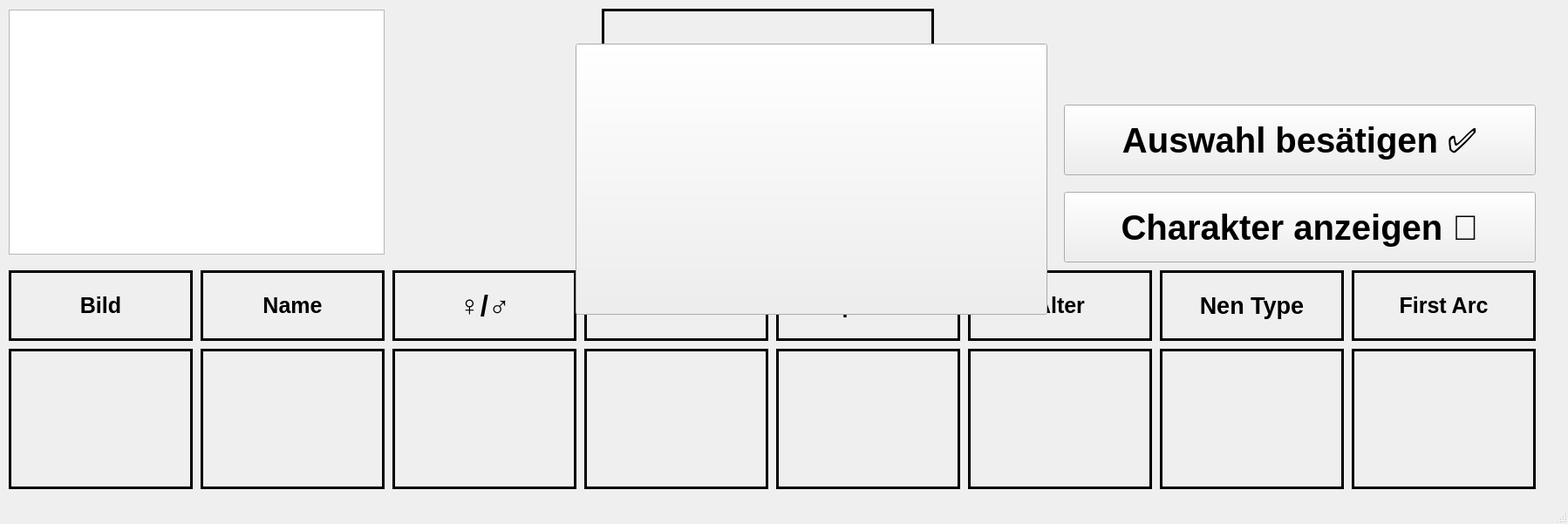
<?xml version="1.0" encoding="UTF-8"?>
<ui version="4.0">
 <class>MainWindow</class>
 <widget class="QMainWindow" name="MainWindow">
  <property name="geometry">
   <rect>
    <x>0</x>
    <y>0</y>
    <width>1798</width>
    <height>601</height>
   </rect>
  </property>
  <property name="windowTitle">
   <string>MainWindow</string>
  </property>
  <widget class="QWidget" name="centralwidget">
   <widget class="QPushButton" name="pushButton">
    <property name="geometry">
     <rect>
      <x>1220</x>
      <y>220</y>
      <width>541</width>
      <height>81</height>
     </rect>
    </property>
    <property name="font">
     <font>
      <pointsize>30</pointsize>
      <bold>true</bold>
     </font>
    </property>
    <property name="text">
     <string>Charakter anzeigen 👀</string>
    </property>
   </widget>
   <widget class="QPushButton" name="selectAnswerButton">
    <property name="geometry">
     <rect>
      <x>1220</x>
      <y>120</y>
      <width>541</width>
      <height>81</height>
     </rect>
    </property>
    <property name="font">
     <font>
      <pointsize>30</pointsize>
      <bold>true</bold>
     </font>
    </property>
    <property name="text">
     <string>Auswahl besätigen ✅</string>
    </property>
   </widget>
   <widget class="QLabel" name="label_2">
    <property name="geometry">
     <rect>
      <x>450</x>
      <y>310</y>
      <width>211</width>
      <height>81</height>
     </rect>
    </property>
    <property name="font">
     <font>
      <pointsize>25</pointsize>
      <bold>true</bold>
      <stylestrategy>PreferAntialias</stylestrategy>
     </font>
    </property>
    <property name="layoutDirection">
     <enum>Qt::LayoutDirection::RightToLeft</enum>
    </property>
    <property name="frameShape">
     <enum>QFrame::Shape::Box</enum>
    </property>
    <property name="lineWidth">
     <number>3</number>
    </property>
    <property name="text">
     <string>♀/♂</string>
    </property>
    <property name="alignment">
     <set>Qt::AlignmentFlag::AlignCenter</set>
    </property>
   </widget>
   <widget class="QLabel" name="label_4">
    <property name="geometry">
     <rect>
      <x>890</x>
      <y>310</y>
      <width>211</width>
      <height>81</height>
     </rect>
    </property>
    <property name="font">
     <font>
      <pointsize>19</pointsize>
      <bold>true</bold>
     </font>
    </property>
    <property name="frameShape">
     <enum>QFrame::Shape::Box</enum>
    </property>
    <property name="lineWidth">
     <number>3</number>
    </property>
    <property name="text">
     <string>Spezies</string>
    </property>
    <property name="alignment">
     <set>Qt::AlignmentFlag::AlignCenter</set>
    </property>
   </widget>
   <widget class="QLabel" name="label_3">
    <property name="geometry">
     <rect>
      <x>670</x>
      <y>310</y>
      <width>211</width>
      <height>81</height>
     </rect>
    </property>
    <property name="font">
     <font>
      <pointsize>19</pointsize>
      <bold>true</bold>
      <stylestrategy>PreferAntialias</stylestrategy>
     </font>
    </property>
    <property name="layoutDirection">
     <enum>Qt::LayoutDirection::RightToLeft</enum>
    </property>
    <property name="frameShape">
     <enum>QFrame::Shape::Box</enum>
    </property>
    <property name="lineWidth">
     <number>3</number>
    </property>
    <property name="text">
     <string>Haarfarbe</string>
    </property>
    <property name="alignment">
     <set>Qt::AlignmentFlag::AlignCenter</set>
    </property>
    <property name="wordWrap">
     <bool>true</bool>
    </property>
   </widget>
   <widget class="QLabel" name="label_9">
    <property name="geometry">
     <rect>
      <x>230</x>
      <y>310</y>
      <width>211</width>
      <height>81</height>
     </rect>
    </property>
    <property name="font">
     <font>
      <pointsize>19</pointsize>
      <bold>true</bold>
      <stylestrategy>PreferAntialias</stylestrategy>
     </font>
    </property>
    <property name="layoutDirection">
     <enum>Qt::LayoutDirection::RightToLeft</enum>
    </property>
    <property name="frameShape">
     <enum>QFrame::Shape::Box</enum>
    </property>
    <property name="lineWidth">
     <number>3</number>
    </property>
    <property name="text">
     <string>Name</string>
    </property>
    <property name="alignment">
     <set>Qt::AlignmentFlag::AlignCenter</set>
    </property>
   </widget>
   <widget class="QLabel" name="label_5">
    <property name="geometry">
     <rect>
      <x>1550</x>
      <y>310</y>
      <width>211</width>
      <height>81</height>
     </rect>
    </property>
    <property name="font">
     <font>
      <pointsize>19</pointsize>
      <bold>true</bold>
      <stylestrategy>PreferAntialias</stylestrategy>
     </font>
    </property>
    <property name="layoutDirection">
     <enum>Qt::LayoutDirection::RightToLeft</enum>
    </property>
    <property name="frameShape">
     <enum>QFrame::Shape::Box</enum>
    </property>
    <property name="lineWidth">
     <number>3</number>
    </property>
    <property name="text">
     <string>First Arc</string>
    </property>
    <property name="alignment">
     <set>Qt::AlignmentFlag::AlignCenter</set>
    </property>
    <property name="wordWrap">
     <bool>true</bool>
    </property>
   </widget>
   <widget class="QLabel" name="label_10">
    <property name="geometry">
     <rect>
      <x>1110</x>
      <y>310</y>
      <width>211</width>
      <height>81</height>
     </rect>
    </property>
    <property name="font">
     <font>
      <pointsize>19</pointsize>
      <bold>true</bold>
      <stylestrategy>PreferAntialias</stylestrategy>
     </font>
    </property>
    <property name="layoutDirection">
     <enum>Qt::LayoutDirection::RightToLeft</enum>
    </property>
    <property name="frameShape">
     <enum>QFrame::Shape::Box</enum>
    </property>
    <property name="lineWidth">
     <number>3</number>
    </property>
    <property name="text">
     <string>Alter</string>
    </property>
    <property name="alignment">
     <set>Qt::AlignmentFlag::AlignCenter</set>
    </property>
   </widget>
   <widget class="QLabel" name="label_6">
    <property name="geometry">
     <rect>
      <x>1330</x>
      <y>310</y>
      <width>211</width>
      <height>81</height>
     </rect>
    </property>
    <property name="font">
     <font>
      <pointsize>20</pointsize>
      <bold>true</bold>
      <stylestrategy>PreferAntialias</stylestrategy>
     </font>
    </property>
    <property name="layoutDirection">
     <enum>Qt::LayoutDirection::RightToLeft</enum>
    </property>
    <property name="frameShape">
     <enum>QFrame::Shape::Box</enum>
    </property>
    <property name="lineWidth">
     <number>3</number>
    </property>
    <property name="text">
     <string>Nen Type</string>
    </property>
    <property name="alignment">
     <set>Qt::AlignmentFlag::AlignCenter</set>
    </property>
    <property name="wordWrap">
     <bool>true</bool>
    </property>
   </widget>
   <widget class="QLabel" name="label_11">
    <property name="geometry">
     <rect>
      <x>10</x>
      <y>310</y>
      <width>211</width>
      <height>81</height>
     </rect>
    </property>
    <property name="font">
     <font>
      <pointsize>19</pointsize>
      <bold>true</bold>
      <stylestrategy>PreferAntialias</stylestrategy>
     </font>
    </property>
    <property name="layoutDirection">
     <enum>Qt::LayoutDirection::RightToLeft</enum>
    </property>
    <property name="frameShape">
     <enum>QFrame::Shape::Box</enum>
    </property>
    <property name="lineWidth">
     <number>3</number>
    </property>
    <property name="text">
     <string>Bild</string>
    </property>
    <property name="alignment">
     <set>Qt::AlignmentFlag::AlignCenter</set>
    </property>
   </widget>
   <widget class="QListWidget" name="charakterList">
    <property name="geometry">
     <rect>
      <x>10</x>
      <y>11</y>
      <width>431</width>
      <height>281</height>
     </rect>
    </property>
    <property name="font">
     <font>
      <pointsize>20</pointsize>
      <bold>true</bold>
     </font>
    </property>
   </widget>
   <widget class="QLabel" name="characterImage">
    <property name="geometry">
     <rect>
      <x>10</x>
      <y>400</y>
      <width>211</width>
      <height>161</height>
     </rect>
    </property>
    <property name="font">
     <font>
      <pointsize>19</pointsize>
      <bold>true</bold>
      <stylestrategy>PreferAntialias</stylestrategy>
     </font>
    </property>
    <property name="layoutDirection">
     <enum>Qt::LayoutDirection::RightToLeft</enum>
    </property>
    <property name="frameShape">
     <enum>QFrame::Shape::Box</enum>
    </property>
    <property name="lineWidth">
     <number>3</number>
    </property>
    <property name="text">
     <string/>
    </property>
    <property name="alignment">
     <set>Qt::AlignmentFlag::AlignCenter</set>
    </property>
   </widget>
   <widget class="QLabel" name="characterName">
    <property name="geometry">
     <rect>
      <x>230</x>
      <y>400</y>
      <width>211</width>
      <height>161</height>
     </rect>
    </property>
    <property name="font">
     <font>
      <pointsize>19</pointsize>
      <bold>true</bold>
      <stylestrategy>PreferAntialias</stylestrategy>
     </font>
    </property>
    <property name="layoutDirection">
     <enum>Qt::LayoutDirection::RightToLeft</enum>
    </property>
    <property name="frameShape">
     <enum>QFrame::Shape::Box</enum>
    </property>
    <property name="lineWidth">
     <number>3</number>
    </property>
    <property name="text">
     <string/>
    </property>
    <property name="alignment">
     <set>Qt::AlignmentFlag::AlignCenter</set>
    </property>
   </widget>
   <widget class="QLabel" name="characterGender">
    <property name="geometry">
     <rect>
      <x>450</x>
      <y>400</y>
      <width>211</width>
      <height>161</height>
     </rect>
    </property>
    <property name="font">
     <font>
      <pointsize>19</pointsize>
      <bold>true</bold>
      <stylestrategy>PreferAntialias</stylestrategy>
     </font>
    </property>
    <property name="layoutDirection">
     <enum>Qt::LayoutDirection::RightToLeft</enum>
    </property>
    <property name="frameShape">
     <enum>QFrame::Shape::Box</enum>
    </property>
    <property name="lineWidth">
     <number>3</number>
    </property>
    <property name="text">
     <string/>
    </property>
    <property name="alignment">
     <set>Qt::AlignmentFlag::AlignCenter</set>
    </property>
   </widget>
   <widget class="QLabel" name="characterHairColor">
    <property name="geometry">
     <rect>
      <x>670</x>
      <y>400</y>
      <width>211</width>
      <height>161</height>
     </rect>
    </property>
    <property name="font">
     <font>
      <pointsize>19</pointsize>
      <bold>true</bold>
      <stylestrategy>PreferAntialias</stylestrategy>
     </font>
    </property>
    <property name="layoutDirection">
     <enum>Qt::LayoutDirection::RightToLeft</enum>
    </property>
    <property name="frameShape">
     <enum>QFrame::Shape::Box</enum>
    </property>
    <property name="lineWidth">
     <number>3</number>
    </property>
    <property name="text">
     <string/>
    </property>
    <property name="alignment">
     <set>Qt::AlignmentFlag::AlignCenter</set>
    </property>
   </widget>
   <widget class="QLabel" name="characterAge">
    <property name="geometry">
     <rect>
      <x>1110</x>
      <y>400</y>
      <width>211</width>
      <height>161</height>
     </rect>
    </property>
    <property name="font">
     <font>
      <pointsize>19</pointsize>
      <bold>true</bold>
      <stylestrategy>PreferAntialias</stylestrategy>
     </font>
    </property>
    <property name="layoutDirection">
     <enum>Qt::LayoutDirection::RightToLeft</enum>
    </property>
    <property name="frameShape">
     <enum>QFrame::Shape::Box</enum>
    </property>
    <property name="lineWidth">
     <number>3</number>
    </property>
    <property name="text">
     <string/>
    </property>
    <property name="alignment">
     <set>Qt::AlignmentFlag::AlignCenter</set>
    </property>
   </widget>
   <widget class="QLabel" name="characterNenType">
    <property name="geometry">
     <rect>
      <x>1330</x>
      <y>400</y>
      <width>211</width>
      <height>161</height>
     </rect>
    </property>
    <property name="font">
     <font>
      <pointsize>19</pointsize>
      <bold>true</bold>
      <stylestrategy>PreferAntialias</stylestrategy>
     </font>
    </property>
    <property name="layoutDirection">
     <enum>Qt::LayoutDirection::RightToLeft</enum>
    </property>
    <property name="frameShape">
     <enum>QFrame::Shape::Box</enum>
    </property>
    <property name="lineWidth">
     <number>3</number>
    </property>
    <property name="text">
     <string/>
    </property>
    <property name="alignment">
     <set>Qt::AlignmentFlag::AlignCenter</set>
    </property>
   </widget>
   <widget class="QLabel" name="characterSpecies">
    <property name="geometry">
     <rect>
      <x>890</x>
      <y>400</y>
      <width>211</width>
      <height>161</height>
     </rect>
    </property>
    <property name="font">
     <font>
      <pointsize>19</pointsize>
      <bold>true</bold>
      <stylestrategy>PreferAntialias</stylestrategy>
     </font>
    </property>
    <property name="layoutDirection">
     <enum>Qt::LayoutDirection::RightToLeft</enum>
    </property>
    <property name="frameShape">
     <enum>QFrame::Shape::Box</enum>
    </property>
    <property name="lineWidth">
     <number>3</number>
    </property>
    <property name="text">
     <string/>
    </property>
    <property name="alignment">
     <set>Qt::AlignmentFlag::AlignCenter</set>
    </property>
   </widget>
   <widget class="QLabel" name="characterFirstArc">
    <property name="geometry">
     <rect>
      <x>1550</x>
      <y>400</y>
      <width>211</width>
      <height>161</height>
     </rect>
    </property>
    <property name="font">
     <font>
      <pointsize>19</pointsize>
      <bold>true</bold>
      <stylestrategy>PreferAntialias</stylestrategy>
     </font>
    </property>
    <property name="layoutDirection">
     <enum>Qt::LayoutDirection::RightToLeft</enum>
    </property>
    <property name="frameShape">
     <enum>QFrame::Shape::Box</enum>
    </property>
    <property name="lineWidth">
     <number>3</number>
    </property>
    <property name="text">
     <string/>
    </property>
    <property name="alignment">
     <set>Qt::AlignmentFlag::AlignCenter</set>
    </property>
   </widget>
   <widget class="QLabel" name="label_20">
    <property name="geometry">
     <rect>
      <x>690</x>
      <y>10</y>
      <width>381</width>
      <height>291</height>
     </rect>
    </property>
    <property name="font">
     <font>
      <pointsize>19</pointsize>
      <bold>true</bold>
      <stylestrategy>PreferAntialias</stylestrategy>
     </font>
    </property>
    <property name="layoutDirection">
     <enum>Qt::LayoutDirection::RightToLeft</enum>
    </property>
    <property name="frameShape">
     <enum>QFrame::Shape::Box</enum>
    </property>
    <property name="lineWidth">
     <number>3</number>
    </property>
    <property name="text">
     <string/>
    </property>
    <property name="alignment">
     <set>Qt::AlignmentFlag::AlignCenter</set>
    </property>
   </widget>
   <widget class="QPushButton" name="testknopf">
    <property name="geometry">
     <rect>
      <x>660</x>
      <y>50</y>
      <width>541</width>
      <height>311</height>
     </rect>
    </property>
    <property name="font">
     <font>
      <pointsize>30</pointsize>
      <bold>true</bold>
     </font>
    </property>
    <property name="text">
     <string/>
    </property>
   </widget>
  </widget>
  <widget class="QMenuBar" name="menubar">
   <property name="geometry">
    <rect>
     <x>0</x>
     <y>0</y>
     <width>1798</width>
     <height>23</height>
    </rect>
   </property>
  </widget>
  <widget class="QStatusBar" name="statusbar"/>
 </widget>
 <resources/>
 <connections/>
</ui>
